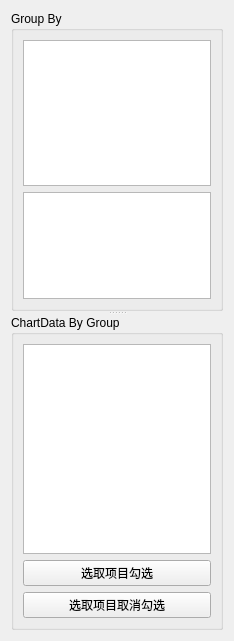
<?xml version="1.0" encoding="UTF-8"?>
<ui version="4.0">
 <class>Form</class>
 <widget class="QWidget" name="Form">
  <property name="geometry">
   <rect>
    <x>0</x>
    <y>0</y>
    <width>234</width>
    <height>641</height>
   </rect>
  </property>
  <property name="windowTitle">
   <string>Setting</string>
  </property>
  <layout class="QVBoxLayout" name="verticalLayout">
   <item>
    <widget class="QSplitter" name="splitter">
     <property name="orientation">
      <enum>Qt::Vertical</enum>
     </property>
     <widget class="QGroupBox" name="groupBox">
      <property name="maximumSize">
       <size>
        <width>16777215</width>
        <height>300</height>
       </size>
      </property>
      <property name="title">
       <string>Group By</string>
      </property>
      <layout class="QVBoxLayout" name="verticalLayout_2">
       <property name="leftMargin">
        <number>9</number>
       </property>
       <property name="topMargin">
        <number>9</number>
       </property>
       <property name="rightMargin">
        <number>9</number>
       </property>
       <property name="bottomMargin">
        <number>9</number>
       </property>
       <item>
        <widget class="QListView" name="listView">
         <property name="maximumSize">
          <size>
           <width>16777215</width>
           <height>160</height>
          </size>
         </property>
        </widget>
       </item>
       <item>
        <widget class="QListView" name="listView_2">
         <property name="maximumSize">
          <size>
           <width>16777215</width>
           <height>120</height>
          </size>
         </property>
        </widget>
       </item>
      </layout>
     </widget>
     <widget class="QGroupBox" name="groupBox_2">
      <property name="title">
       <string>ChartData By Group</string>
      </property>
      <layout class="QVBoxLayout" name="verticalLayout_3">
       <item>
        <widget class="QListView" name="listView_3">
         <property name="selectionMode">
          <enum>QAbstractItemView::ExtendedSelection</enum>
         </property>
        </widget>
       </item>
       <item>
        <widget class="QPushButton" name="pushButton">
         <property name="text">
          <string>选取项目勾选</string>
         </property>
        </widget>
       </item>
       <item>
        <widget class="QPushButton" name="pushButton_2">
         <property name="text">
          <string>选取项目取消勾选</string>
         </property>
        </widget>
       </item>
      </layout>
     </widget>
    </widget>
   </item>
  </layout>
 </widget>
 <resources/>
 <connections/>
</ui>
